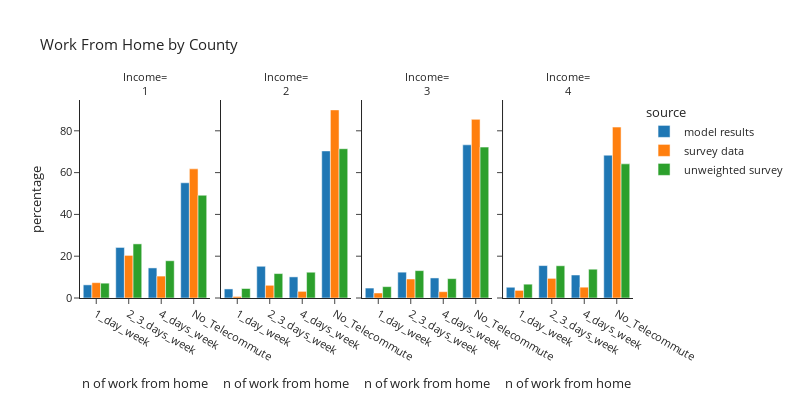

Notebook code for this chart:
### Code cell
plot_segments(per_data,'county_id','County', 'Income')

### Figure 1 — Plotly figure (JSON) as saved in the notebook; plotly's stock layout.template omitted (floating-point values rounded to 4 significant figures)
{"data": [{"alignmentgroup": "True", "hovertemplate": "source=model results<br>county_id=1<br>telecommute_frequency=%{x}<br>percentage=%{y}<extra></extra>", "legendgroup": "model results", "marker": {"color": "#1F77B4", "pattern": {"shape": ""}}, "name": "model results", "offsetgroup": "model results", "orientation": "v", "showlegend": true, "textposition": "auto", "type": "bar", "x": ["1_day_week", "2_3_days_week", "4_days_week", "No_Telecommute"], "xaxis": "x", "y": [6.287, 24.19, 14.39, 55.13], "yaxis": "y"}, {"alignmentgroup": "True", "hovertemplate": "source=model results<br>county_id=2<br>telecommute_frequency=%{x}<br>percentage=%{y}<extra></extra>", "legendgroup": "model results", "marker": {"color": "#1F77B4", "pattern": {"shape": ""}}, "name": "model results", "offsetgroup": "model results", "orientation": "v", "showlegend": false, "textposition": "auto", "type": "bar", "x": ["1_day_week", "2_3_days_week", "4_days_week", "No_Telecommute"], "xaxis": "x2", "y": [4.341, 15.18, 10.11, 70.37], "yaxis": "y2"}, {"alignmentgroup": "True", "hovertemplate": "source=model results<br>county_id=3<br>telecommute_frequency=%{x}<br>percentage=%{y}<extra></extra>", "legendgroup": "model results", "marker": {"color": "#1F77B4", "pattern": {"shape": ""}}, "name": "model results", "offsetgroup": "model results", "orientation": "v", "showlegend": false, "textposition": "auto", "type": "bar", "x": ["1_day_week", "2_3_days_week", "4_days_week", "No_Telecommute"], "xaxis": "x3", "y": [4.757, 12.36, 9.592, 73.29], "yaxis": "y3"}, {"alignmentgroup": "True", "hovertemplate": "source=model results<br>county_id=4<br>telecommute_frequency=%{x}<br>percentage=%{y}<extra></extra>", "legendgroup": "model results", "marker": {"color": "#1F77B4", "pattern": {"shape": ""}}, "name": "model results", "offsetgroup": "model results", "orientation": "v", "showlegend": false, "textposition": "auto", "type": "bar", "x": ["1_day_week", "2_3_days_week", "4_days_week", "No_Telecommute"], "xaxis": "x4", "y": [5.145, 15.51, 11.01, 68.34], "yaxis": "y4"}, {"alignmentgroup": "True", "hovertemplate": "source=survey data<br>county_id=1<br>telecommute_frequency=%{x}<br>percentage=%{y}<extra></extra>", "legendgroup": "survey data", "marker": {"color": "#FF7F0E", "pattern": {"shape": ""}}, "name": "survey data", "offsetgroup": "survey data", "orientation": "v", "showlegend": true, "textposition": "auto", "type": "bar", "x": ["1_day_week", "2_3_days_week", "4_days_week", "No_Telecommute"], "xaxis": "x", "y": [7.338, 20.38, 10.49, 61.79], "yaxis": "y"}, {"alignmentgroup": "True", "hovertemplate": "source=survey data<br>county_id=2<br>telecommute_frequency=%{x}<br>percentage=%{y}<extra></extra>", "legendgroup": "survey data", "marker": {"color": "#FF7F0E", "pattern": {"shape": ""}}, "name": "survey data", "offsetgroup": "survey data", "orientation": "v", "showlegend": false, "textposition": "auto", "type": "bar", "x": ["1_day_week", "2_3_days_week", "4_days_week", "No_Telecommute"], "xaxis": "x2", "y": [0.7348, 6.08, 3.179, 90.01], "yaxis": "y2"}, {"alignmentgroup": "True", "hovertemplate": "source=survey data<br>county_id=3<br>telecommute_frequency=%{x}<br>percentage=%{y}<extra></extra>", "legendgroup": "survey data", "marker": {"color": "#FF7F0E", "pattern": {"shape": ""}}, "name": "survey data", "offsetgroup": "survey data", "orientation": "v", "showlegend": false, "textposition": "auto", "type": "bar", "x": ["1_day_week", "2_3_days_week", "4_days_week", "No_Telecommute"], "xaxis": "x3", "y": [2.396, 9.094, 3.023, 85.49], "yaxis": "y3"}, {"alignmentgroup": "True", "hovertemplate": "source=survey data<br>county_id=4<br>telecommute_frequency=%{x}<br>percentage=%{y}<extra></extra>", "legendgroup": "survey data", "marker": {"color": "#FF7F0E", "pattern": {"shape": ""}}, "name": "survey data", "offsetgroup": "survey data", "orientation": "v", "showlegend": false, "textposition": "auto", "type": "bar", "x": ["1_day_week", "2_3_days_week", "4_days_week", "No_Telecommute"], "xaxis": "x4", "y": [3.643, 9.395, 5.176, 81.79], "yaxis": "y4"}, {"alignmentgroup": "True", "hovertemplate": "source=unweighted survey<br>county_id=1<br>telecommute_frequency=%{x}<br>percentage=%{y}<extra></extra>", "legendgroup": "unweighted survey", "marker": {"color": "#2CA02C", "pattern": {"shape": ""}}, "name": "unweighted survey", "offsetgroup": "unweighted survey", "orientation": "v", "showlegend": true, "textposition": "auto", "type": "bar", "x": ["1_day_week", "2_3_days_week", "4_days_week", "No_Telecommute"], "xaxis": "x", "y": [7.095, 25.9, 17.83, 49.18], "yaxis": "y"}, {"alignmentgroup": "True", "hovertemplate": "source=unweighted survey<br>county_id=2<br>telecommute_frequency=%{x}<br>percentage=%{y}<extra></extra>", "legendgroup": "unweighted survey", "marker": {"color": "#2CA02C", "pattern": {"shape": ""}}, "name": "unweighted survey", "offsetgroup": "unweighted survey", "orientation": "v", "showlegend": false, "textposition": "auto", "type": "bar", "x": ["1_day_week", "2_3_days_week", "4_days_week", "No_Telecommute"], "xaxis": "x2", "y": [4.545, 11.69, 12.34, 71.43], "yaxis": "y2"}, {"alignmentgroup": "True", "hovertemplate": "source=unweighted survey<br>county_id=3<br>telecommute_frequency=%{x}<br>percentage=%{y}<extra></extra>", "legendgroup": "unweighted survey", "marker": {"color": "#2CA02C", "pattern": {"shape": ""}}, "name": "unweighted survey", "offsetgroup": "unweighted survey", "orientation": "v", "showlegend": false, "textposition": "auto", "type": "bar", "x": ["1_day_week", "2_3_days_week", "4_days_week", "No_Telecommute"], "xaxis": "x3", "y": [5.431, 13.1, 9.265, 72.2], "yaxis": "y3"}, {"alignmentgroup": "True", "hovertemplate": "source=unweighted survey<br>county_id=4<br>telecommute_frequency=%{x}<br>percentage=%{y}<extra></extra>", "legendgroup": "unweighted survey", "marker": {"color": "#2CA02C", "pattern": {"shape": ""}}, "name": "unweighted survey", "offsetgroup": "unweighted survey", "orientation": "v", "showlegend": false, "textposition": "auto", "type": "bar", "x": ["1_day_week", "2_3_days_week", "4_days_week", "No_Telecommute"], "xaxis": "x4", "y": [6.612, 15.43, 13.77, 64.19], "yaxis": "y4"}], "layout": {"annotations": [{"font": {}, "showarrow": false, "text": "Income=<br>1", "x": 0.1175, "xanchor": "center", "xref": "paper", "y": 1.0, "yanchor": "bottom", "yref": "paper"}, {"font": {}, "showarrow": false, "text": "Income=<br>2", "x": 0.3725, "xanchor": "center", "xref": "paper", "y": 1.0, "yanchor": "bottom", "yref": "paper"}, {"font": {}, "showarrow": false, "text": "Income=<br>3", "x": 0.6275, "xanchor": "center", "xref": "paper", "y": 1.0, "yanchor": "bottom", "yref": "paper"}, {"font": {}, "showarrow": false, "text": "Income=<br>4", "x": 0.8825, "xanchor": "center", "xref": "paper", "y": 1.0, "yanchor": "bottom", "yref": "paper"}], "barmode": "group", "font": {"size": 11}, "height": 400, "legend": {"title": {"text": "source"}, "tracegroupgap": 0}, "title": {"text": "Work From Home by County"}, "width": 800, "xaxis": {"anchor": "y", "domain": [0.0, 0.235], "title": {"text": "n of work from home"}}, "xaxis2": {"anchor": "y2", "domain": [0.255, 0.49], "matches": "x", "title": {"text": "n of work from home"}}, "xaxis3": {"anchor": "y3", "domain": [0.51, 0.745], "matches": "x", "title": {"text": "n of work from home"}}, "xaxis4": {"anchor": "y4", "domain": [0.765, 1.0], "matches": "x", "title": {"text": "n of work from home"}}, "yaxis": {"anchor": "x", "domain": [0.0, 1.0], "title": {"text": "percentage"}}, "yaxis2": {"anchor": "x2", "domain": [0.0, 1.0], "matches": "y", "showticklabels": false}, "yaxis3": {"anchor": "x3", "domain": [0.0, 1.0], "matches": "y", "showticklabels": false}, "yaxis4": {"anchor": "x4", "domain": [0.0, 1.0], "matches": "y", "showticklabels": false}}}
